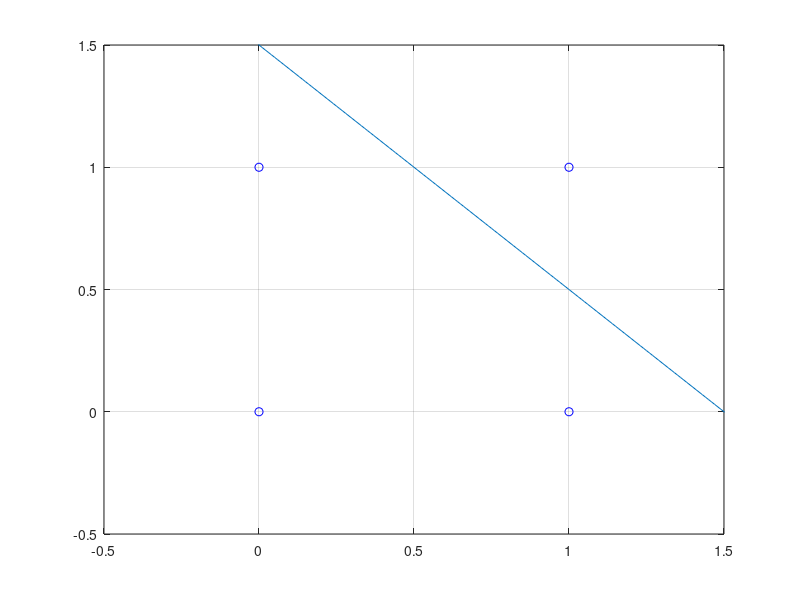

MATLAB code to generate this figure:
%% ----------  Adaline -----------------------------------
clear all; close all; clc;

%% ---------------  inicializacon -----------------------------------------
Q=4;        % dimension de las entradas

p0=[1 1 1 1];   % patron de bias
p1=[0 0 1 1];   % patron uno de entrada
p2=[0 1 0 1];   % patron dos de entrada

yd1 = [0 0 0 1]; % AND normal
yd2 = [-1 -1 -1 1]; % AND modificada
yd3 = [0 1 1 1];
yd4 = [-1 1 1 1];

yd = yd2;

R = zeros(3,3);
h = zeros(3,1);

for k=1:Q
    z = [p1(k) p2(k) p0(k)];
    R1 = z'*z;
    R = R + R1;

    h1 = yd(k)*z';
    h = h + h1;
end

Ri = inv(R);
x = (Ri*h);
xm = (1/Q)*x;

plot(p1(1),p2(1),'bo')
grid on, hold on
plot(p1(2),p2(2),'bo')
plot(p1(3),p2(3),'bo')
plot(p1(4),p2(4),'bo')
axis([-0.5 1.5 -0.5 1.5])

pr=-0.5:0.01:2;
H=plot(pr, -xm(3)/xm(2)- xm(1)/xm(2)*pr);
